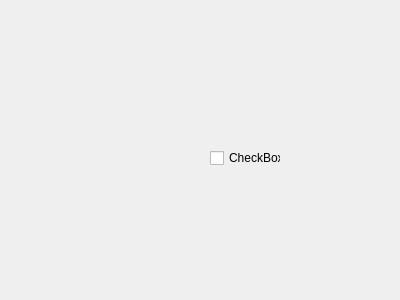
<?xml version="1.0" encoding="UTF-8"?>
<ui version="4.0">
 <class>StackedWidget</class>
 <widget class="QStackedWidget" name="StackedWidget">
  <property name="geometry">
   <rect>
    <x>0</x>
    <y>0</y>
    <width>400</width>
    <height>300</height>
   </rect>
  </property>
  <property name="windowTitle">
   <string>StackedWidget</string>
  </property>
  <property name="currentIndex">
   <number>1</number>
  </property>
  <widget class="QWidget" name="page">
   <widget class="QPushButton" name="pushButton">
    <property name="geometry">
     <rect>
      <x>120</x>
      <y>120</y>
      <width>75</width>
      <height>23</height>
     </rect>
    </property>
    <property name="text">
     <string>PushButton</string>
    </property>
   </widget>
  </widget>
  <widget class="QWidget" name="page">
   <widget class="QCheckBox" name="checkBox">
    <property name="geometry">
     <rect>
      <x>210</x>
      <y>150</y>
      <width>71</width>
      <height>16</height>
     </rect>
    </property>
    <property name="text">
     <string>CheckBox</string>
    </property>
   </widget>
  </widget>
 </widget>
 <resources/>
 <connections/>
</ui>
